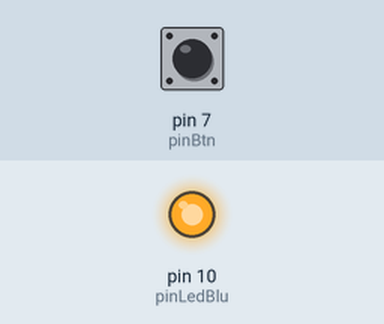
This sketch was run on a simulated Arduino Uno, built with avr-gcc and run on an emulated ATmega328P. On the bench: output pins drawn as LEDs (lit = HIGH). The test bench sets the inputs (shaded band); at power-on: pin 7 (pinBtn) HIGH.

Above: at 1.2 s.
1.3 s: pin 7 (pinBtn) pulled LOW for 0.15 s
At 1.37 s:
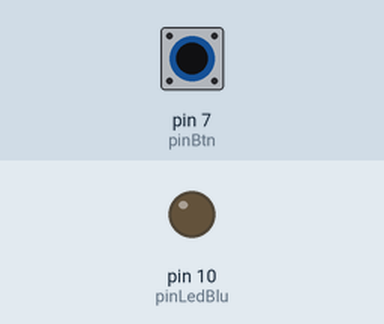
2.9 s: pin 7 (pinBtn) pulled LOW for 3.2 s
At 6.4 s:
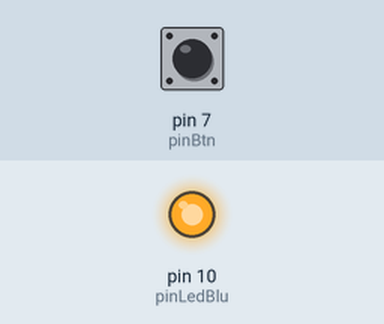
Timing chart, 0 to 7.9 s (numbered marks = the images above; inputs shaded):
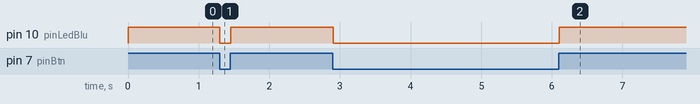

The sketch:

lezione_1_btn.ino
```cpp
/*
  premo un pulsante e accendo il led

 esercitazione 2 lezione 1 corso Arduino 2019 Golem

*/

boolean statoBtn;
boolean statoBtn_old;
const byte pinLedBlu = 10;
const byte pinBtn = 7;


void setup() {
  // put your setup code here, to run once:

  pinMode(pinLedBlu, OUTPUT);
  pinMode(pinBtn, INPUT_PULLUP);

}

void loop() {
  // put your main code here, to run repeatedly:
  statoBtn = digitalRead(pinBtn);
  if (statoBtn == HIGH) {
    digitalWrite(pinLedBlu, HIGH);
  }
  else {
    digitalWrite(pinLedBlu, LOW);
  }
  delay(10);
}
```

Measured:
- after the input at 1.3 s, pin 10 (pinLedBlu): HIGH → LOW at once, → HIGH 0.15 s later
- after the input at 2.9 s, pin 10 (pinLedBlu): HIGH → LOW at once, → HIGH 3.2 s later
